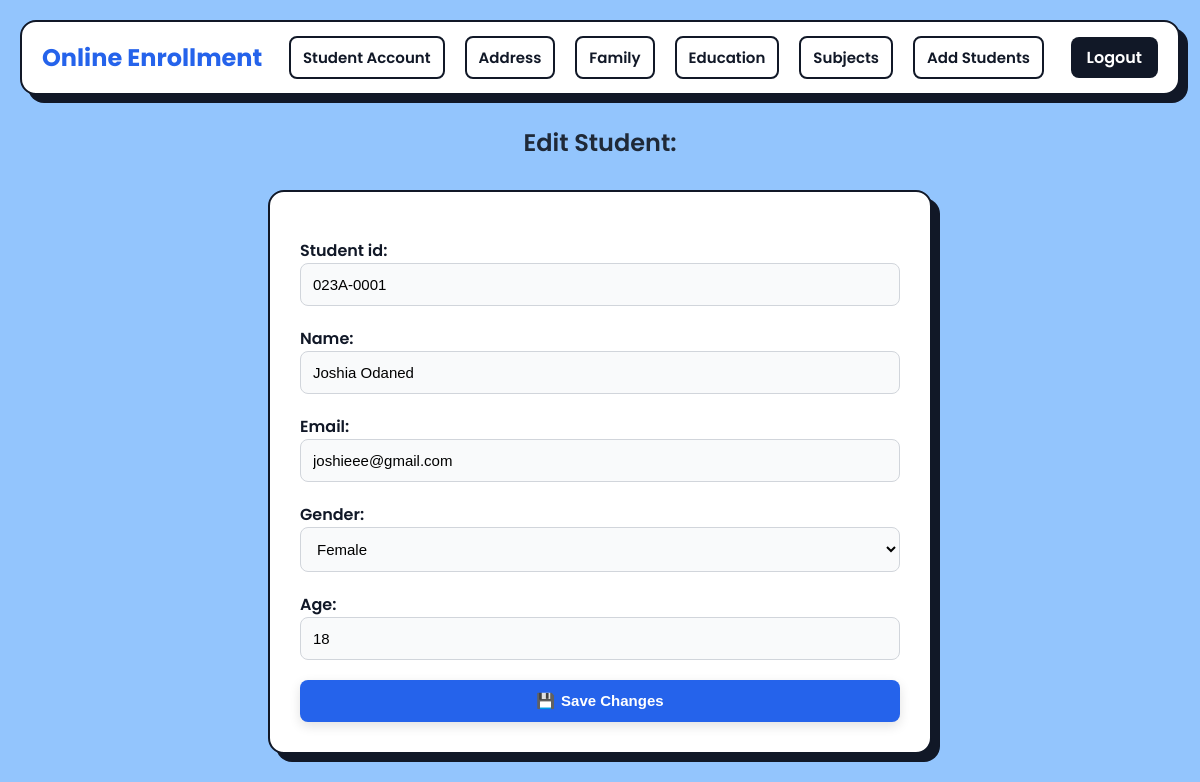
/edit-student/2/ (signed in), run on the app's committed database.
### online_enrollment/models.py (models this page shows, shortened)
class StudentAccount(models.Model):
    GENDER_CHOICES = [
        ('Male', 'Male'),
        ('Female', 'Female'),
    ]
    Student_id = models.CharField(max_length=100)
    Name = models.CharField(max_length=200, null=True, blank=True)
    Email = models.CharField(max_length=100)
    Gender = models.CharField(max_length=20, choices=GENDER_CHOICES)
    Age = models.IntegerField(null=True, blank=True)

### online_enrollment/views.py (the view)
# urls.py: path('edit-student/<int:student_id>/', views.edit_student_view, name='edit_student'),
@login_required(login_url='login_user')
def edit_student_view(request, student_id):
    student = StudentAccount.objects.get(id=student_id)
    form = StudentAccountForm(request.POST or None, instance=student)
    if request.method == 'POST' and form.is_valid():
        form.save()
        messages.success(request, 'Student information updated successfully!')
        return redirect('add_student')
    return render(request, 'auth/edit_student.html', {'form': form, 'student': student})

### online_enrollment/forms.py (shortened to what this page needs)
class StudentAccountForm(forms.ModelForm):
    class Meta:
        model = StudentAccount
        fields = ['Student_id', 'Name', 'Email', 'Gender', 'Age']

### online_enrollment/templates/auth/edit_student.html (shortened to what this page needs)
{% load static %}
<!DOCTYPE html>
<html lang="en">
<head>
    <link rel="stylesheet" href="{% static 'css/dashboard.css' %}">
</head>
<body>
    <div class="navbar">
        <div class="navbar-container">
            <a href="{% url 'dashboard' %}" class="brand">Online Enrollment</a>
            <div class="nav-links">
                <a href="{% url 'student_account' %}" class="{% if request.resolver_match.url_name == 'student_account' %}active{% endif %}">Student Account</a>
                <a href="{% url 'address' %}" class="{% if request.resolver_match.url_name == 'address' %}active{% endif %}">Address</a>
                <a href="{% url 'family' %}" class="{% if request.resolver_match.url_name == 'family' %}active{% endif %}">Family</a>
                <a href="{% url 'education' %}" class="{% if request.resolver_match.url_name == 'education' %}active{% endif %}">Education</a>
                <a href="{% url 'subject' %}" class="{% if request.resolver_match.url_name == 'subject' %}active{% endif %}">Subjects</a>
                <a href="{% url 'add_student' %}" class="{% if request.resolver_match.url_name == 'add_student' %}active{% endif %}">Add Students</a>
            </div>
            <a href="{% url 'logout_user' %}" class="logout-btn">Logout</a>
        </div>
    </div>
    <h2>Edit Student: {{ student.name }}</h2>
        <div class="form-container">
            <form method="post">
                {{ form.as_p }}
                <button type="submit"><span style="margin-right:6px;">💾</span>Save Changes</button>
            </form>
        </div>
</body>
</html>

### online_enrollment/static/css/dashboard.css (style rules this page uses)
body { font-family: 'Poppins', sans-serif; margin: 0; padding: 0; background-color: #93c5fd; }
.navbar { background-color: #ffffff; border: 2px solid #111827; border-radius: 16px; margin: 20px; padding: 14px 0; box-shadow: 8px 8px 0px #111827; transition: transform 0.2s ease; }
.navbar-container { max-width: 1200px; margin: 0 auto; padding: 0 20px; display: flex; align-items: center; justify-content: space-between; }
.brand { font-size: 24px; font-weight: 700; color: #2563eb; text-decoration: none; margin-right: auto; }
.nav-links { display: flex; gap: 20px; flex-grow: 1; justify-content: center; }
.nav-links a { color: #111827; text-decoration: none; font-size: 15px; font-weight: 600; padding: 8px 12px; border-radius: 8px; background-color: #ffffff; border: 2px solid #111827; transition: all 0.3s ease; }
.logout-btn { background-color: #111827; color: white !important; padding: 8px 16px; border-radius: 8px; font-weight: 600;; transition: all 0.3s ease; text-decoration: none; }
h2 { font-weight: 600; margin: 30px auto; color: #1f2937; text-align: center; }
.form-container { max-width: 600px; margin: 0 auto 40px auto; background-color: #ffffff; border: 2px solid #111827; border-radius: 16px; padding: 30px; box-shadow: 8px 8px 0px #111827; transition: transform 0.2s ease; }
form p { margin-bottom: 20px; }
form label { font-weight: 600; color: #111827; }
form input, form select { display: block; width: 100%; padding: 12px; font-size: 15px; border: 1px solid #d1d5db; border-radius: 8px; box-sizing: border-box; background-color: #f9fafb; transition: border-color 0.3s ease; }
button[type="submit"] { display: block; width: 100%; text-align: center; background-color: #2563eb; color: white; padding: 12px 0; border: none; border-radius: 8px; font-size: 15px; font-weight: 600; cursor: pointer; box-shadow: 0 4px 12px rgba(0,0,0,0.12); transition: all 0.3s ease; margin-top: 20px; }

### data on the page
StudentAccount: Student_id "023A-0001", Name "Joshia Odaned", Email "joshieee@gmail.com", Gender "Female", Age "18"
